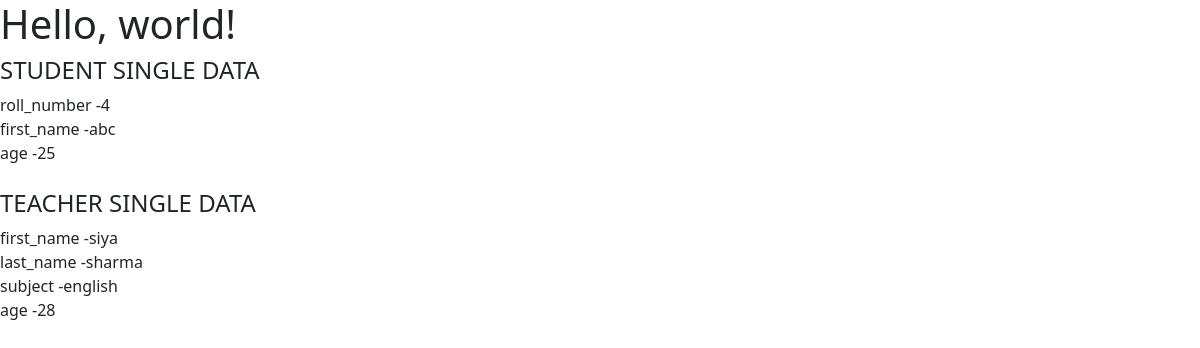
/opr/single-data/, run on the app's committed database.
### opr/models.py (models this page shows, shortened)
class Student(models.Model):
    roll_number = models.IntegerField()
    first_name = models.CharField(max_length=255,default="unknow")
    last_name = models.CharField(max_length=200,null=True)
    age = models.IntegerField()

class Teacher(models.Model):
    first_name = models.CharField(max_length=255,default="unknow")
    last_name = models.CharField(max_length=255)
    subject = models.CharField(max_length=255)
    age = models.IntegerField()

### opr/views.py (the view)
# urls.py: path("single-data/",views.single_data,name="single_data"),
def single_data(request):
    student_data=Student.objects.get(roll_number = 4)
    teacher_data=Teacher.objects.get(first_name = "siya")
    return render (request,'single.html',{"student" : student_data, "teacher" : teacher_data})

### template/single.html (shortened to what this page needs)
<!doctype html>
<html lang="en">
  <head>
    <link href="https://cdn.jsdelivr.net/npm/bootstrap@5.0.2/dist/css/bootstrap.min.css" rel="stylesheet">
  </head>
  <body>
    <h1>Hello, world!</h1>
    <h4> STUDENT SINGLE DATA </h4>
    roll_number -{{student.roll_number}} <br>
    first_name -{{student.first_name}} <br>
    age -{{student.age}} <br>
    <br>
    <h4> TEACHER SINGLE DATA </h4>
    first_name -{{teacher.first_name}} <br>
    last_name -{{teacher.last_name}} <br>
    subject -{{teacher.subject}} <br>
    age -{{teacher.age}} <br>
  </body>
</html>

### data on the page
Student: roll_number "4", first_name "abc", age "25"
Teacher: first_name "siya", last_name "sharma", subject "english", age "28"
